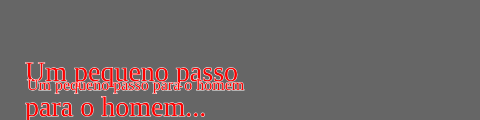
Frame 1 (no input)
Frame 60 (no input): identical to frame 1, image omitted
Frame 120 (the mouse pressed at the canvas centre since frame 60): identical to frame 1, image omitted

The p5.js sketch that drew this single still picture (run headless with seeded random() and noise() and a simulated clock; from frame 60 on, the mouse is pressed at the canvas centre):

// p5.js sketch
// ── sketch.js
function setup() {
  createCanvas(480, 120);
  textFont("Souce Code Pro");
  fill(255,0,0);
  stroke(255);
}

function draw() {
  background(102);
  textSize(28);
  text("Um pequeno passo para o homem...", 25,60, 240, 100);
  textSize(16);
  text("Um pequeno passo para o homem", 27, 90);
}
